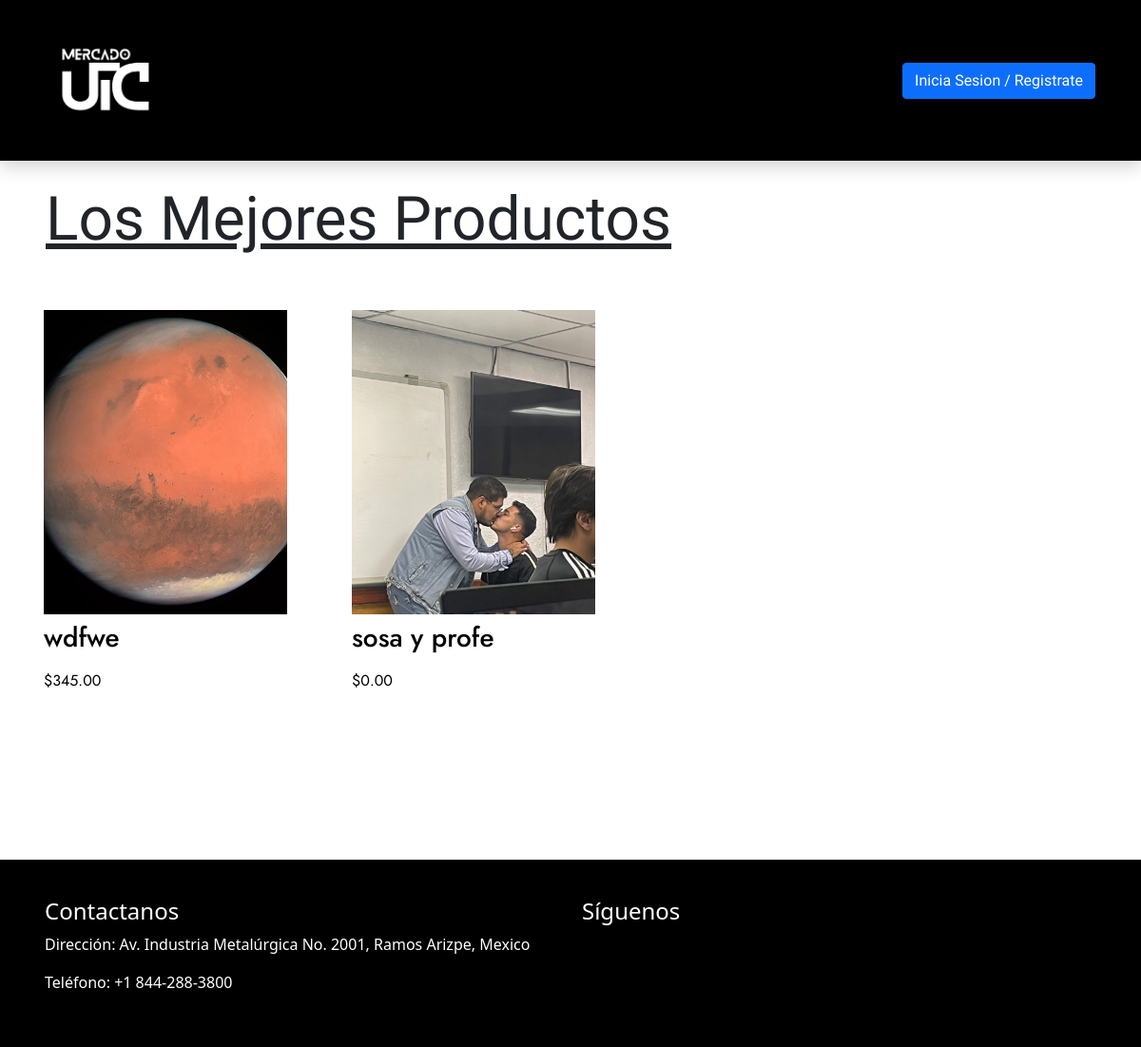
The page / on the database its author committed.
### tables this page shows
CREATE TABLE `productos` (
  `idproducto` varchar(50) NOT NULL,
  `idvendedor` int(11) NOT NULL,
  `vendedor` varchar(100) NOT NULL,
  `titulo` varchar(150) NOT NULL,
  `precio` decimal(10,2) NOT NULL,
  `descripcion` text NOT NULL,
  `fotos` text NOT NULL,
  `fecha` timestamp NOT NULL DEFAULT current_timestamp()
);

### Index.php (the view, shortened to what this page needs)
<?php
require_once 'db-conexion.php';
?>
<!DOCTYPE html>
<html lang="en">
<head>
    <link rel="stylesheet" href="estilos.css">
    <link href="https://cdn.jsdelivr.net/npm/bootstrap@5.0.2/dist/css/bootstrap.min.css" rel="stylesheet">
    <link rel="stylesheet" href="https://cdnjs.cloudflare.com/ajax/libs/font-aw esome/5.15.1/css/all.min.css">
</head>
</head>
<body>
    <nav class="shadow p-5">
        <div class="d-flex justify-content-between align-items-center">
            <img src="imagenes/logo3.png" alt="Mercado UTC">
            <div class="d-flex gap-5 align-items-center">
                <?php if (empty($_SESSION['nombre'])) { ?>
                    <a href="registro-inicio.php" class="btn btn-primary">Inicia Sesion / Registrate</a>
                <?php } ?>
            </div>
        </div>
    </nav>
    <div class="seccion-juegos">
        <h2 class="display-3 ms-5 mt-4 mb-5" style="font-family: 'Kalam', cursive; text-decoration: underline;">Los Mejores Productos</h2>
        <?php
        $sql = "SELECT idproducto, titulo, precio, fotos FROM productos";
        $result = $cnnPDO ->query($sql);
        $result->execute();
        $count = $result->rowCount();
        if ($count) {
            echo "<div class='container d-flex flex-wrap gap-3' style='padding-bottom: 10rem;'>";
            while ($row = $result->fetch()) {
                $id = $row['idproducto'];
                $titulo = $row["titulo"];
                $precio = $row["precio"];
                $fotos_serializadas = $row["fotos"];
                $fotos = unserialize($fotos_serializadas);
        ?>
                <a class="producto ms-1 me-5 mt-2" href="ver-producto.php?id=<?php echo $id ?>">
                    <div class="" style="background: url(imagenes/<?php echo $fotos[0]; ?>); background-size: cover; background-position: center; background-repeat: no-repeat; width: 16rem; height: 20rem;">
                    </div>
                    <div class="d-flex" style="width: 16rem;">
                        <div class="d-flex flex-column gap-2 mt-2">
                            <h3><?php echo $titulo; ?></h3>
                            <p>$<?php echo $precio; ?></p>
                        </div>
                    </div>
                </a>
        <?php
            }
            echo "</div>";
        }
        ?>
    </div>
    <footer style="background-color: black; color: white; padding: 40px 35px;">
        <div class="container">
            <div class="row">
                <div class="col-md-6">
                    <h4 style="color: white;">Contactanos</h4>
                    <p style="color: white;">Dirección: Av. Industria Metalúrgica No. 2001, Ramos Arizpe, Mexico</p>
                    <p style="color: white;">Teléfono: +1 844-288-3800</p>
                </div>
                <div class="col-md-6">
                    <h4 style="color: white;">Síguenos</h4>
                </div>
            </div>
        </div>
    </footer>
</body>
</html>

### estilos.css (style rules this page uses)
body { box-sizing: border-box; overflow-x: hidden; }
nav { background-color: black; }
nav a { text-decoration: none; color: white; font-family: 'Kalam', cursive; font-size: 20px; }
nav img { width: 10vw; transition: 0.5s; }
.producto { cursor: pointer; display: inline-block; transition: 0.5s; position: relative; z-index: 1; font-family: 'Jost', sans-serif; }
a.producto { text-decoration: none; color: black; }

### rows shown on the page
productos: shows a picture, titulo "wdfwe", precio "345.00"
productos: shows a picture, titulo "sosa y profe", precio "0.00"
